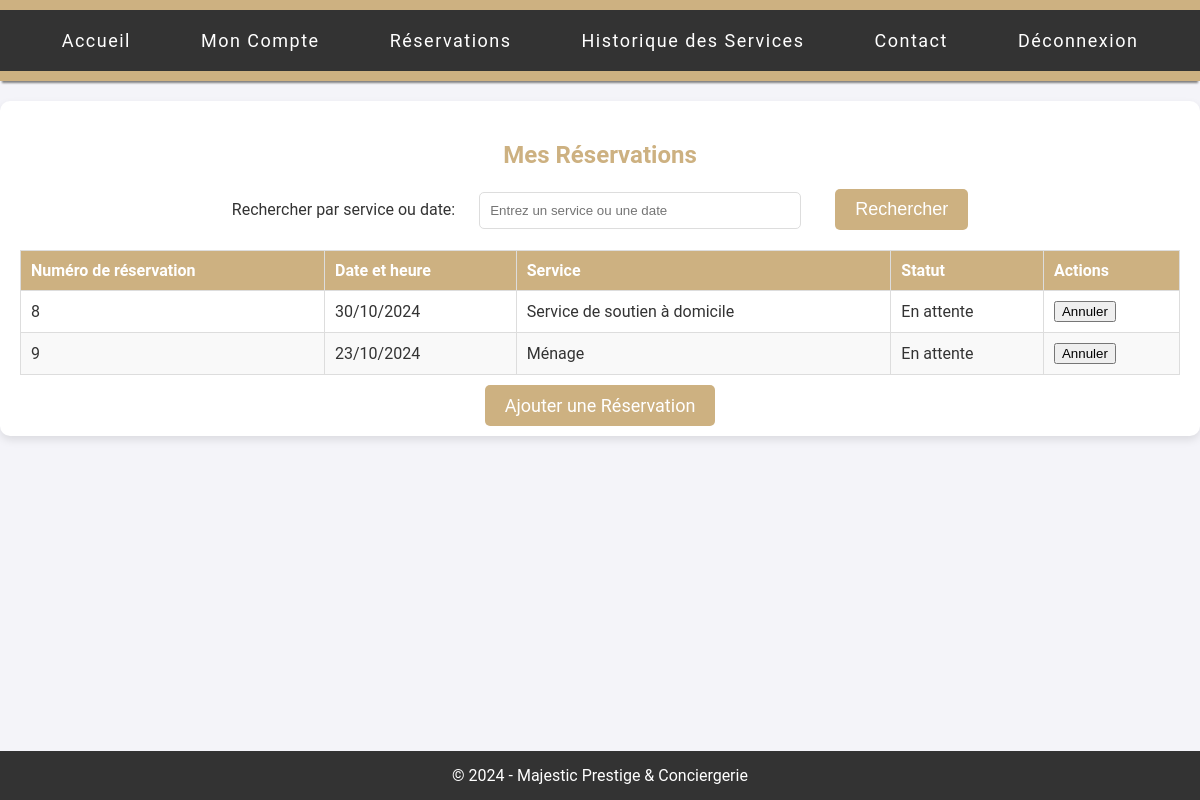
The app's page /dash_reservation/ (signed in), older data.
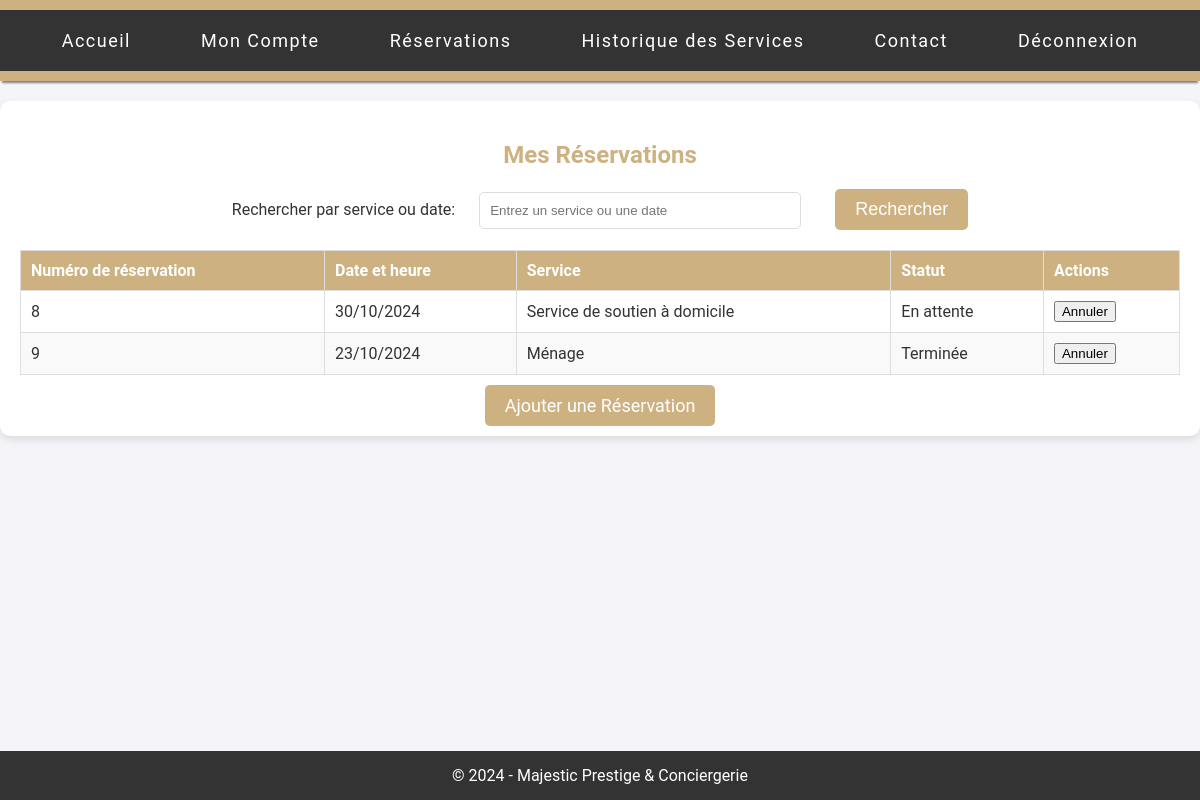
The same page, newer data.
### services/models.py (models this page shows, shortened)
class BaseModel(models.Model):
    created_at = models.DateTimeField(auto_now_add=True)
    id = models.AutoField(primary_key=True)
    class Meta:
        abstract = True  # Indique que cette classe ne doit pas créer de table dans la base

class Reservation(BaseModel):
    STATUS_CHOICES = [
        ('En attente', 'En attente'),
        ('Confirmée', 'Confirmée'),
        ('Annulée', 'Annulée'),
        ('Terminée', 'Terminée'),
    ]
    client = models.ForeignKey(Client, on_delete=models.CASCADE)
    client_address = models.CharField(max_length=100)
    service = models.ForeignKey(Service, on_delete=models.CASCADE)
    service_description = models.TextField()
    datetime_start = models.DateTimeField()
    datetime_end = models.DateTimeField()
    reservation_status = models.CharField(
        max_length=25,
        choices=STATUS_CHOICES,
        default='En attente'
    )
    def __str__(self):
        username = self.client.user.username if self.client.user else "Client sans compte"
        return f'Reservation for {username} on {self.datetime_start}'

class Service(BaseModel):
    client = models.ForeignKey(Client, on_delete=models.CASCADE, default=1)
    service_name = models.CharField(max_length=50)
    service_description = models.TextField()
    date_service = models.DateTimeField(default=timezone.now)
    price = models.FloatField()
    image_path = models.CharField(max_length=255, blank=True, null=True)
    subservice1_name = models.CharField(max_length=50, blank=True, null=True)
    subservice1_description = models.TextField(blank=True, null=True)
    subservice2_name = models.CharField(max_length=50, blank=True, null=True)
    subservice2_description = models.TextField(blank=True, null=True)

### services/views.py (the view, shortened to what this page needs)
# urls.py: path('dash_reservation/', views.dash_reservation, name='dash_reservation'),
@login_required
def dash_reservation(request):
    query = request.GET.get('search', '').strip()
    reservations = Reservation.objects.none()
    if request.user.is_authenticated:
        client_instance = Client.objects.get(user=request.user)
        reservations = Reservation.objects.filter(client=client_instance)
        print("Toutes les réservations de l'utilisateur:", reservations)
    return render(request, 'dash_reservation.html', {'reservations': reservations, 'search': query})

### services/templates/front_end/dash_reservation.html (shortened to what this page needs)
{% load static %}
<!DOCTYPE html>
<html lang="fr">
<head>
    <link rel="stylesheet" href="{% static 'css/dash-reservation.css' %}">
</head>
<body>
    <header>
        <nav>
            <ul>
                <li><a href="{% url 'accueil' %}">Accueil</a></li>
                <li><a href="{% url 'mon_compte' %}">Mon Compte</a></li>
                <li><a href="{% url 'dash_reservation' %}">Réservations</a></li>
                <li><a href="{% url 'historique_service' %}">Historique des Services</a></li>
                <li><a href="{% url 'contact' %}">Contact</a></li>
                <li><a href="{% url 'logout_user' %}">Déconnexion</a></li>
            </ul>
        </nav>
    </header>
    <main>
        <h2>Mes Réservations</h2>
        <div class="search-container">
            <form action="{% url 'dash_reservation' %}" method="get">
                <label for="search">Rechercher par service ou date:</label>
                <input type="text" id="search" name="search" placeholder="Entrez un service ou une date" value="{{ search }}">
                <button type="submit">Rechercher</button>
            </form>
        </div>
        <table>
            <thead>
                <tr>
                    <th>Numéro de réservation</th>
                    <th>Date et heure</th>
                    <th>Service</th>
                    <th>Statut</th>
                    <th>Actions</th>
                </tr>
            </thead>
            <tbody>
                {% for reservation in reservations %}
    <tr>
        <td>{{ reservation.id }}</td>
        <td>{{ reservation.datetime_start|date:"d/m/Y" }}</td>
        <td>{{ reservation.service.service_name }}</td>
        <td>{{ reservation.reservation_status }}</td>
        <td>
            {% if reservation.status != 'Annulé' %}
                <form action="{% url 'cancel_reservation' reservation.id %}" method="post" style="display: inline;">
                    <button type="submit">Annuler</button>
                </form>
            {% else %}
                Annulé
            {% endif %}
        </td>
    </tr>
    {% empty %}
    <tr>
        <td colspan="5" id="message_confirmation">Aucune réservation trouvée.</td>
    </tr>
    {% endfor %}
            </tbody>
        </table>
        <div class="actions">
            <a href="{% url 'reserver' %}" class="button">Ajouter une Réservation</a>
        </div>
    </main>
    <footer>
        <p>&copy; 2024 - Majestic Prestige & Conciergerie</p>
    </footer>
</body>
</html>

Row changes from the older to the newer data that the page shows:
changed Reservation "Ménage": reservation_status "En attente" → "Terminée"
